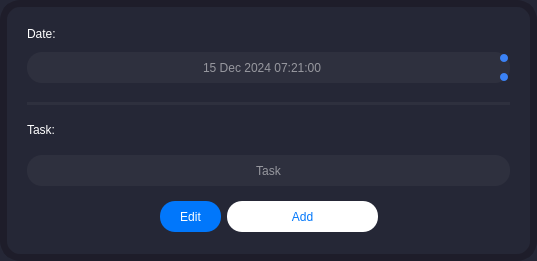
               <widget class="QFrame" name="frame_13">
                <property name="sizePolicy">
                 <sizepolicy hsizetype="Expanding" vsizetype="Expanding">
                  <horstretch>0</horstretch>
                  <verstretch>0</verstretch>
                 </sizepolicy>
                </property>
                <property name="minimumSize">
                 <size>
                  <width>391</width>
                  <height>261</height>
                 </size>
                </property>
                <property name="maximumSize">
                 <size>
                  <width>16777215</width>
                  <height>16777215</height>
                 </size>
                </property>
                <property name="styleSheet">
                 <string notr="true">background-color: rgb(37, 39, 54);
border-radius: 20px;
border: 7px solid  rgb(30, 29, 42);</string>
                </property>
                <property name="frameShape">
                 <enum>QFrame::StyledPanel</enum>
                </property>
                <property name="frameShadow">
                 <enum>QFrame::Raised</enum>
                </property>
                <layout class="QGridLayout" name="gridLayout_13">
                 <item row="0" column="0" rowspan="2" colspan="6">
                  <widget class="QFrame" name="frame_15">
                   <property name="minimumSize">
                    <size>
                     <width>341</width>
                     <height>171</height>
                    </size>
                   </property>
                   <property name="styleSheet">
                    <string notr="true">border: none;</string>
                   </property>
                   <property name="frameShape">
                    <enum>QFrame::StyledPanel</enum>
                   </property>
                   <property name="frameShadow">
                    <enum>QFrame::Raised</enum>
                   </property>
                   <layout class="QGridLayout" name="gridLayout_10">
                    <item row="0" column="0">
                     <widget class="QLabel" name="label_3">
                      <property name="sizePolicy">
                       <sizepolicy hsizetype="Fixed" vsizetype="Fixed">
                        <horstretch>0</horstretch>
                        <verstretch>0</verstretch>
                       </sizepolicy>
                      </property>
                      <property name="styleSheet">
                       <string notr="true">border: none;
font: 87 8pt &quot;Arial Black&quot;;
color: rgb(255, 255, 255);</string>
                      </property>
                      <property name="text">
                       <string>Date:</string>
                      </property>
                     </widget>
                    </item>
                    <item row="1" column="1">
                     <spacer name="verticalSpacer_23">
                      <property name="orientation">
                       <enum>Qt::Vertical</enum>
                      </property>
                      <property name="sizeType">
                       <enum>QSizePolicy::Fixed</enum>
                      </property>
                      <property name="sizeHint" stdset="0">
                       <size>
                        <width>20</width>
                        <height>5</height>
                       </size>
                      </property>
                     </spacer>
                    </item>
                    <item row="2" column="0" colspan="3">
                     <widget class="QDateTimeEdit" name="sched_datetimeedit">
                      <property name="minimumSize">
                       <size>
                        <width>31</width>
                        <height>31</height>
                       </size>
                      </property>
                      <property name="styleSheet">
                       <string notr="true">/* General QDateEdit styling */
QDateTimeEdit {
    background-color: rgb(46, 48, 62);
	color: rgb(151, 152, 159);
    border-radius: 15px; /* Rounded corners */
    padding: 5px 10px; /* Inner padding */
	font: 8pt &quot;Arial&quot;;
}

/* Arrow buttons for spin up/down */
QDateTimeEdit::up-button, QDateTimeEdit::down-button {
    border: none; /* Remove button borders */
    background-color: #3B82F6; /* Highlighted blue background */
    border-radius: 4px; /* Rounded arrow buttons */
    width: 8px; /* Set size */
    height: 8px;
    margin: 2px; /* Spacing */
}

QDateTimeEdit::up-button:hover, QDateTimeEdit::down-button:hover {
    background-color: #4C8EF7; /* Lighter blue on hover */
}

/* Default arrows for up and down */
QDateTimeEdit::up-arrow, QDateTimeEdit::down-arrow {
    width: 10px;
    height: 10px;
}

/* Disabled state for date input */
QDateTimeEdit:disabled {
    background-color: #444B56; /* Darker gray */
    color: #888888; /* Dimmed text */
    border: 1px solid #555555;
}
</string>
                      </property>
                      <property name="alignment">
                       <set>Qt::AlignCenter</set>
                      </property>
                      <property name="date">
                       <date>
                        <year>2024</year>
                        <month>12</month>
                        <day>15</day>
                       </date>
                      </property>
                      <property name="time">
                       <time>
                        <hour>7</hour>
                        <minute>21</minute>
                        <second>0</second>
                       </time>
                      </property>
                     </widget>
                    </item>
                    <item row="3" column="2">
                     <spacer name="verticalSpacer_25">
                      <property name="orientation">
                       <enum>Qt::Vertical</enum>
                      </property>
                      <property name="sizeType">
                       <enum>QSizePolicy::Fixed</enum>
                      </property>
                      <property name="sizeHint" stdset="0">
                       <size>
                        <width>20</width>
                        <height>13</height>
                       </size>
                      </property>
                     </spacer>
                    </item>
                    <item row="4" column="0" colspan="3">
                     <widget class="Line" name="line_3">
                      <property name="styleSheet">
                       <string notr="true">border: 5px solid rgb(46, 48, 62)</string>
                      </property>
                      <property name="orientation">
                       <enum>Qt::Horizontal</enum>
                      </property>
                     </widget>
                    </item>
                    <item row="5" column="0">
                     <widget class="QLabel" name="label_4">
                      <property name="styleSheet">
                       <string notr="true">border: none;
font: 87 8pt &quot;Arial Black&quot;;
color: rgb(255, 255, 255);</string>
                      </property>
                      <property name="text">
                       <string>Task:</string>
                      </property>
                     </widget>
                    </item>
                    <item row="5" column="2">
                     <spacer name="verticalSpacer_24">
                      <property name="orientation">
                       <enum>Qt::Vertical</enum>
                      </property>
                      <property name="sizeType">
                       <enum>QSizePolicy::Fixed</enum>
                      </property>
                      <property name="sizeHint" stdset="0">
                       <size>
                        <width>20</width>
                        <height>6</height>
                       </size>
                      </property>
                     </spacer>
                    </item>
                    <item row="6" column="0" colspan="3">
                     <widget class="QLineEdit" name="sched_task_box">
                      <property name="minimumSize">
                       <size>
                        <width>0</width>
                        <height>31</height>
                       </size>
                      </property>
                      <property name="font">
                       <font>
                        <family>Arial</family>
                       </font>
                      </property>
                      <property name="styleSheet">
                       <string notr="true">background-color: rgb(46, 48, 62);
color: rgb(255, 255, 255);
border-radius: 15px;
border: none;</string>
                      </property>
                      <property name="alignment">
                       <set>Qt::AlignCenter</set>
                      </property>
                      <property name="placeholderText">
                       <string>Task</string>
                      </property>
                     </widget>
                    </item>
                   </layout>
                  </widget>
                 </item>
                 <item row="1" column="2">
                  <spacer name="verticalSpacer_22">
                   <property name="orientation">
                    <enum>Qt::Vertical</enum>
                   </property>
                   <property name="sizeType">
                    <enum>QSizePolicy::Fixed</enum>
                   </property>
                   <property name="sizeHint" stdset="0">
                    <size>
                     <width>20</width>
                     <height>5</height>
                    </size>
                   </property>
                  </spacer>
                 </item>
                 <item row="1" column="4">
                  <spacer name="verticalSpacer_34">
                   <property name="orientation">
                    <enum>Qt::Vertical</enum>
                   </property>
                   <property name="sizeType">
                    <enum>QSizePolicy::Fixed</enum>
                   </property>
                   <property name="sizeHint" stdset="0">
                    <size>
                     <width>20</width>
                     <height>5</height>
                    </size>
                   </property>
                  </spacer>
                 </item>
                 <item row="2" column="0">
                  <spacer name="horizontalSpacer_25">
                   <property name="orientation">
                    <enum>Qt::Horizontal</enum>
                   </property>
                   <property name="sizeHint" stdset="0">
                    <size>
                     <width>95</width>
                     <height>20</height>
                    </size>
                   </property>
                  </spacer>
                 </item>
                 <item row="2" column="1" colspan="2">
                  <widget class="QPushButton" name="sched_edit_btn">
                   <property name="sizePolicy">
                    <sizepolicy hsizetype="Fixed" vsizetype="Fixed">
                     <horstretch>0</horstretch>
                     <verstretch>0</verstretch>
                    </sizepolicy>
                   </property>
                   <property name="minimumSize">
                    <size>
                     <width>61</width>
                     <height>31</height>
                    </size>
                   </property>
                   <property name="styleSheet">
                    <string notr="true">QPushButton {
background-color: rgb(1, 119, 251);
color: rgb(255, 255, 255);
border-radius: 15px;
border: none;
font: 87 8pt &quot;Arial Black&quot;;
}

QPushButton:hover {
background-color: rgb(255, 255, 255);
color: rgb(1, 119, 251);
border-radius: 15px;
border: none;
}

QPushButton:pressed {
background-color: rgb(44, 146, 255);
}</string>
                   </property>
                   <property name="text">
                    <string>Edit</string>
                   </property>
                  </widget>
                 </item>
                 <item row="2" column="3" colspan="2">
                  <widget class="QPushButton" name="sched_add_btn">
                   <property name="sizePolicy">
                    <sizepolicy hsizetype="Expanding" vsizetype="Fixed">
                     <horstretch>0</horstretch>
                     <verstretch>0</verstretch>
                    </sizepolicy>
                   </property>
                   <property name="minimumSize">
                    <size>
                     <width>151</width>
                     <height>31</height>
                    </size>
                   </property>
                   <property name="styleSheet">
                    <string notr="true">QPushButton {
background-color: rgb(255, 255, 255);
color: rgb(1, 119, 251);
border-radius: 15px;
border: none;
font: 87 8pt &quot;Arial Black&quot;;
}

QPushButton:hover {
background-color: rgb(44, 146, 255);
	color: rgb(255, 255, 255);
}

QPushButton:pressed {
background-color: rgb(255, 255, 255);
color: rgb(1, 119, 251);
}</string>
                   </property>
                   <property name="text">
                    <string>Add</string>
                   </property>
                  </widget>
                 </item>
                 <item row="2" column="5">
                  <spacer name="horizontalSpacer_26">
                   <property name="orientation">
                    <enum>Qt::Horizontal</enum>
                   </property>
                   <property name="sizeHint" stdset="0">
                    <size>
                     <width>95</width>
                     <height>20</height>
                    </size>
                   </property>
                  </spacer>
                 </item>
                 <item row="3" column="2">
                  <spacer name="verticalSpacer_26">
                   <property name="orientation">
                    <enum>Qt::Vertical</enum>
                   </property>
                   <property name="sizeType">
                    <enum>QSizePolicy::Fixed</enum>
                   </property>
                   <property name="sizeHint" stdset="0">
                    <size>
                     <width>20</width>
                     <height>11</height>
                    </size>
                   </property>
                  </spacer>
                 </item>
                 <item row="3" column="4">
                  <spacer name="verticalSpacer_35">
                   <property name="orientation">
                    <enum>Qt::Vertical</enum>
                   </property>
                   <property name="sizeType">
                    <enum>QSizePolicy::Fixed</enum>
                   </property>
                   <property name="sizeHint" stdset="0">
                    <size>
                     <width>20</width>
                     <height>11</height>
                    </size>
                   </property>
                  </spacer>
                 </item>
                </layout>
               </widget>
